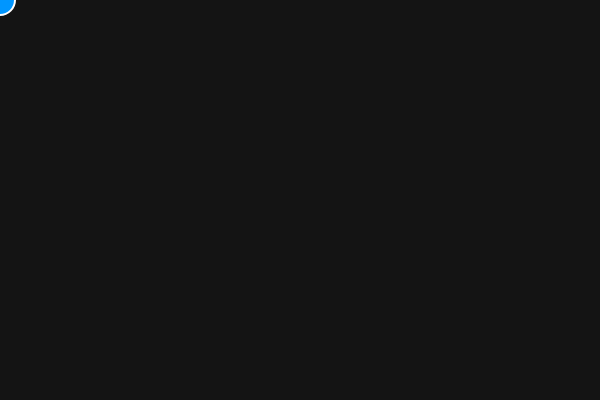
Frame 1 (no input)
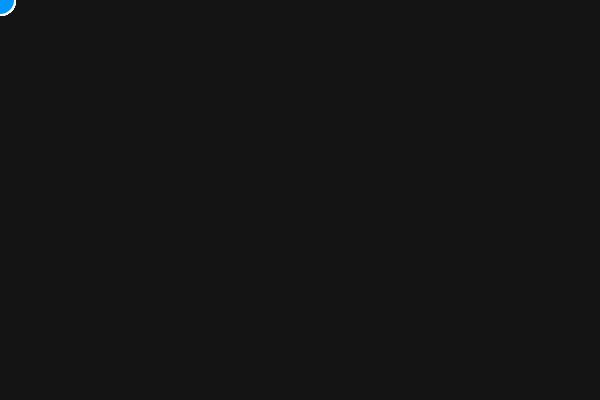
Frame 60 (no input)
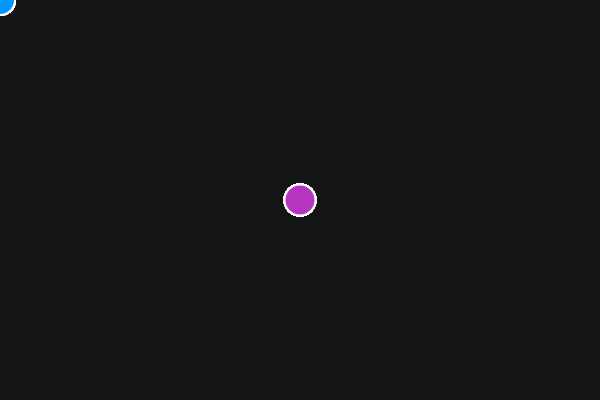
Frame 120 (the mouse pressed at the canvas centre since frame 60)

The p5.js sketch that drew these frames (run headless with seeded random() and noise() and a simulated clock; from frame 60 on, the mouse is pressed at the canvas centre):

// p5.js sketch
// ── sketch.js
/*
  Name: Chavindu S.
  Title: SS3 - Circle Trail
 
  - Move the mouse RIGHT and the circle grows.
  - Move the mouse LEFT and the circle shrinks.
  - Keep the mouse still and the circle stays the same size.
  - CLICK to change the circle to a random color.
  - Press the C key to clear the canvas.

*/
 
// my variables
let circleSize = 30;  // how big the circle is
let r = 0;            // red amount
let g = 150;          // green amount
let b = 255;          // blue amount
 
function setup() {
  createCanvas(600, 400);
  background(20);  // only drawn once, so the path stays on screen
  stroke(255);      // white outline
  strokeWeight(2);  // make the outline a little thicker
}
 
function draw() {
  // pmouseX = where the mouse was one frame ago
  if (mouseX > pmouseX) {
    // mouse moved right: grow
    circleSize = circleSize + 1;
  } else if (mouseX < pmouseX) {
    // mouse moved left: shrink
    circleSize = circleSize - 1;
  } else {
    // mouse did not move left or right: keep the same size
    circleSize = circleSize;
  }
 
  // keep the circle between 5 and 150 pixels
  if (circleSize < 5) {
    circleSize = 5;
  }
  if (circleSize > 150) {
    circleSize = 150;
  }
 
  fill(r, g, b);
  circle(mouseX, mouseY, circleSize);
}
 
// runs once every time you click
function mousePressed() {
  r = random(255);
  g = random(255);
  b = random(255);
}
 
// runs once every time you press a key
function keyPressed() {
  if (key === 'c' || key === 'C') {
    background(20);
  }
}
